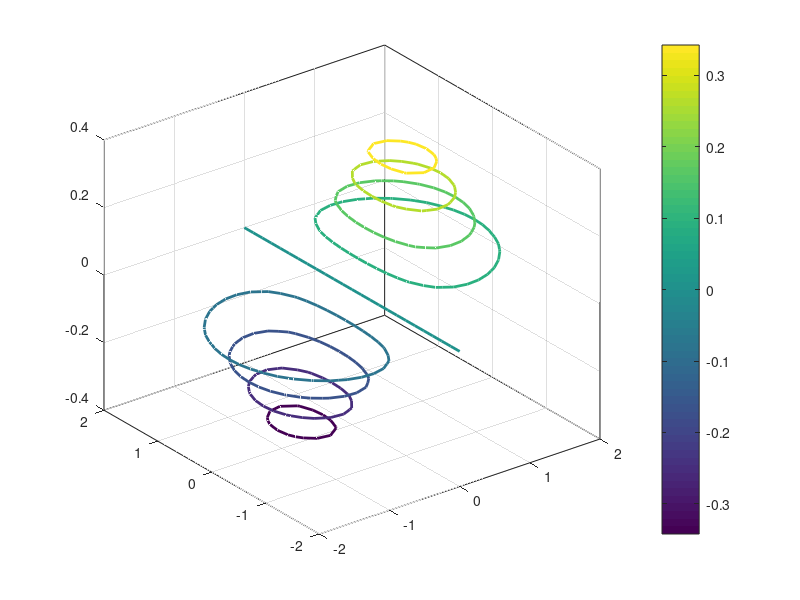

This figure's MATLAB source: (Note: this script raises an error after producing the figure.)
%% Matlab Assignment #2:
% Zhenghao Zhu

%% Problem 1:
x = linspace(-2,2,25);
y = x;
[x,y] = meshgrid(x,y);
z = x.*exp(-x.^2-y.^2);
[C,h] = contour3(x,y,z,9);
set(h,'LineWidth',2)
colorbar;

%% Problem 2:
syms x y
f = @(x,y) (x^3) + (y^3) - (3*x*y);
g = @(x,y) x + (3*y) - 7;
fsurf(f , [-1 4 -1 4]);
hold on
fsurf(g , [0 2 1 3],'g');
view([-3 , 1 , -1]);
hold off

%% Problem 3: 
r= linspace(0,2,50);
t = linspace(0,2*pi,50);
[r,t] = meshgrid(r,t);
x = r.*cos(t);
y = r.*sin(t);
z = 5 - y.^2;
surf(x,y,z);

%% Problem 4: 
u = linspace(0,pi,30);
v = linspace(0,2*pi,30);
[u,v] = meshgrid(u,v);
x = u.*cos(v);
y = exp(u).*sin(u);
z = u.*sin(v);
surf(x,y,z)
xlabel('x')
ylabel('y')
zlabel('z')
view([0, 2, -1]);

%% Problem 5 
u = linspace(0,4,20);
v = linspace(0,1,20);
[u,v] = meshgrid(u,v);
x = u;
y = (6-(3*u/2)).*v;
z = 12 - 3.*x - 2.*y;
surf(x,y,z)
view([3,-2,1])

%% Problem 6: 
r = linspace(1,3,50);
theta = linspace(0,pi/2,50);
[r,theta] = meshgrid(r,theta);
x = r.*cos(theta);
y = r.*sin(theta);
z = sqrt(x.^2+y.^2);
surf(x,y,z);